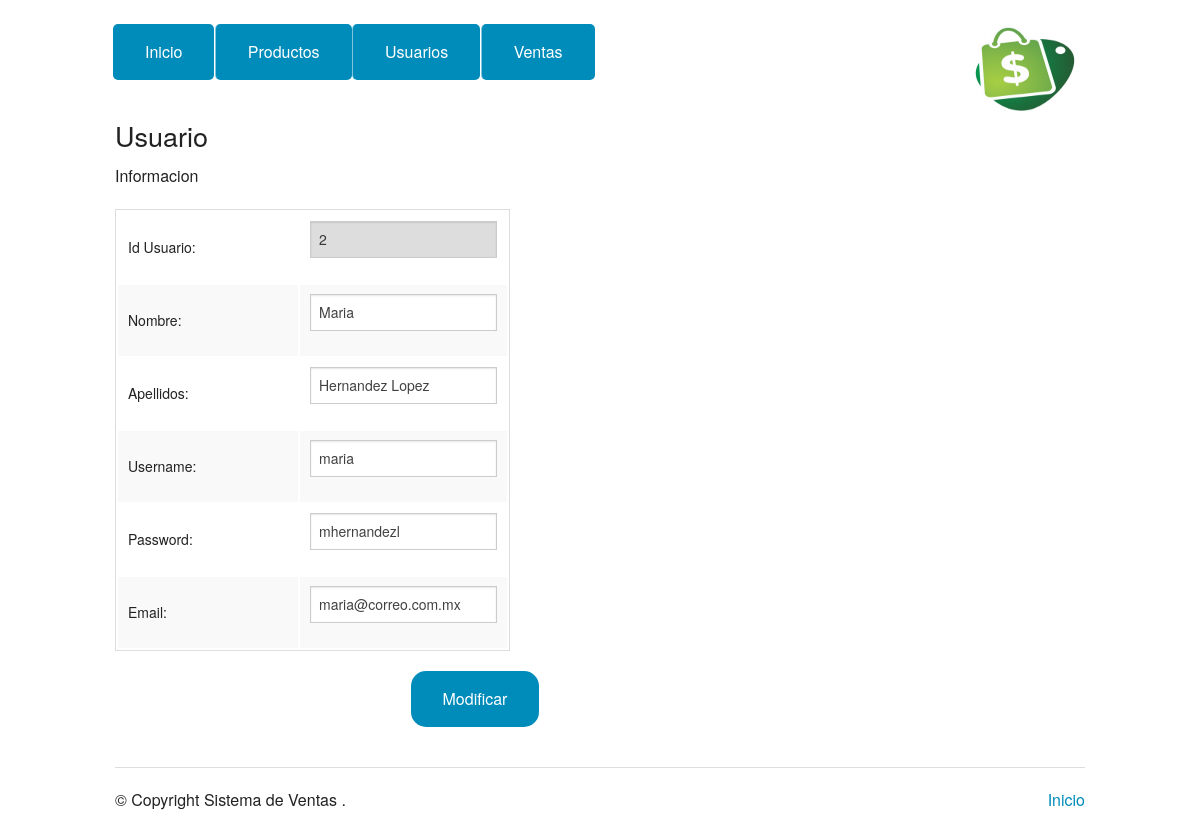
The page /usuario.php?id=1 on the database its author committed.
### tables this page shows
CREATE TABLE `usuarios` (
  `id` int(11) PRIMARY KEY AUTO_INCREMENT,
  `nombre` varchar(50) NOT NULL,
  `apellidos` varchar(50) NOT NULL,
  `user_name` varchar(16) NOT NULL,
  `password` varchar(16) NOT NULL,
  `email` varchar(50) NOT NULL
);

### db/db_utilities.php (called while the page is built, shortened)
<?php
include_once 'classes.php';
function getUsuarios()
{
	$con = getDBConnection();
	$sql = "SELECT * FROM usuarios";
	$stmt = $con->prepare($sql);
	$stmt->execute();
	$usuarios = null;
	while ($row = $stmt->fetch(PDO::FETCH_ASSOC)) {
		$usuario = new Usuario();
		$usuario->setID($row['id']);
		$usuario->set($row['nombre'],$row['apellidos'],$row['user_name'],$row['password'],$row['email']);
		$usuarios[] = $usuario;
	}
	return $usuarios;
}
 ?>

### utilities.php (called while the page is built, shortened)
<?php
include_once 'db/db_utilities.php';
$usuarios = getUsuarios();
?>

### classes.php (called while the page is built, shortened)
<?php
class Usuario
{
	public function set($nombre, $apellidos,$user_name, $password, $email)
	{
		$this->nombre = $nombre;
		$this->apellidos = $apellidos;
		$this->user_name = $user_name;
		$this->password = $password;
		$this->email = $email;
	}
	public function setID($id){
		$this->id = $id;
	}
}
?>

### usuario.php (the view, shortened to what this page needs)
<?php
include_once('utilities.php');
$id = isset( $_GET['id'] ) ? $_GET['id'] : '';
?>
    <?php require_once('header.php'); ?>
    <div class="row">
      <div class="large-9 columns">
        <h3>Usuario</h3>
          <p>Informacion</p>
        <div class="section-container tabs" data-section>
          <section class="section">
            <div class="content" data-slug="panel1">
              <form method="POST" action="usuario-editar.php">
                <table>
                <tbody>
                    <tr>
                    <td style="width: 180px;">Id Usuario:</td>
                      <td><input type="number" name="id" readonly value="<?php echo $usuarios[$id]->id ?>"></td>
                    </tr>
                    <tr>
                      <td style="width: 180px;">Nombre:</td>
                      <td><input type="text" name="nombre" required value="<?php echo $usuarios[$id]->nombre ?>"></td>
                    </tr>
                    <tr>
                      <td style="width: 180px;">Apellidos:</td>
                      <td><input type="text" name="apellidos" required value="<?php echo $usuarios[$id]->apellidos ?>"></td>
                    </tr>
                    <tr>
                      <td style="width: 180px;">Username:</td>
                      <td><input type="text" name="username" required value="<?php echo $usuarios[$id]->user_name ?>"></td>
                    </tr>
                    <tr>
                      <td style="width: 180px;">Password:</td>
                      <td><input type="text" name="password" required value="<?php echo $usuarios[$id]->password ?>"></td>
                    </tr>
                    <tr>
                      <td style="width: 180px;">Email:</td>
                      <td><input type="email" required name="email" value="<?php echo $usuarios[$id]->email ?>"></td>
                    </tr>
                  </tbody>
                </table>
                <center><input style="border-radius: 15px;" class="button" type="submit" name="modificar" value="Modificar"></center>
              </form>
            </div>
          </section>
        </div>
      </div>
    </div>
    <?php require_once('footer.php'); ?>

### rows shown on the page
usuarios: id "2", nombre "Maria", apellidos "Hernandez Lopez", username "maria", password "mhernandezl", email "maria@correo.com.mx"
